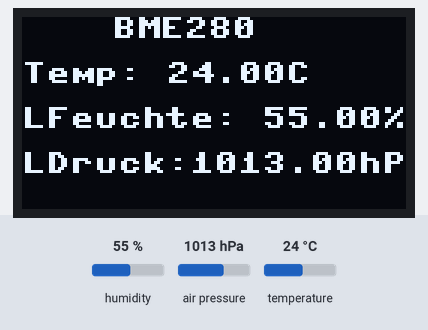
Simulated run of this program. Board: Raspberry Pi Pico running MicroPython. Shown: 128×64 one-colour display. The test bench sets the inputs (shaded band); at power-on: humidity 55 %, air pressure 1013 hPa, temperature 24 °C. Library files of the repository ran but are not shown: ssd1306.py; what the program prints to the serial console is not drawn.

Above: at 0.2 s.

Measured:
- what the display in image 0 shows lasts 30.0 s, from 0.1 s to 30.1 s

The program:

OLED-BME280.py
```python
'''
OLED-BME280.py

Liest den BME280 aus
und gibt ihn in auf dem OLED aus

OLED
https://www.ebay.de/itm/404313020839
0.96" I2C IIC Serial 128X64 OLED LCD White LED Display Module For Arduino
Lmu-Arduino
SDA-> GPOI4
SCL -> GPIO5
GND -> GND
Vcc -> 3,3V

BME280
SDA-> GPOI8
SCL -> GPIO9
GND -> GND
Vcc -> 3,3V

'''

from machine import Pin, SoftI2C
import ssd1306
#import lib_oled96
import BME280
from time import sleep

# Initialisieren der I2C-Verbindungen für OLED und BME280
i2c_oled = SoftI2C(scl=Pin(5), sda=Pin(4))
i2c_bme280 = SoftI2C(scl=Pin(9), sda=Pin(8))

# Einrichten von OLED-Anzeigeparametern
oled_width = 128
oled_height = 64

# Initialisieren des OLED-Displays
oled = ssd1306.SSD1306_I2C(oled_width, oled_height, i2c_oled, addr=0x3c)

while True:
    try:
        # BME280-Sensor initialisieren
        bme = BME280.BME280(i2c=i2c_bme280, addr=0x76)

        # Lösche das OLED-Display
        oled.fill(0)
        oled.show()

        # Lesen von Sensordaten vom BME280
        tempC = bme.temperature
        hum = bme.humidity
        pres = bme.pressure

        # Print Sensor Daten
        print('    ')
        print('          BME280')
        print('Temperatur: ', tempC)
        #print('Temperatur: ', temp_f)
        print('Luftfeuchte ', hum)
        print('Luftdruck: ', pres)


        # Temperatur in Fahrenheit umrechnen
        tempF = (bme.read_temperature() / 100) * (9 / 5) + 32
        tempF = str(round(tempF, 2)) + 'F'

        # Vorbereiten von Nachrichten für die Anzeige auf OLED
        tempC_oled = "Temp: " + tempC
        tempF_oled = "Temp: " + tempF
        hum_oled = "LFeuchte: " + hum
        pres_oled = "LDruck:" + pres

        # Anzeige von Sensordaten auf dem OLED
        oled.text("BME280" , 30, 0)
        oled.text(tempC_oled, 0, 15)
        oled.text(hum_oled, 0, 30)
        oled.text(pres_oled, 0, 45)

        # Aktualisiere das OLED-Display, um die Daten anzuzeigen
        oled.show()

    except Exception as e:
        # Error während des Auslesens des Sensors
        print('An error occurred:', e)

    # Warte 30 Sekunden
    sleep(30)
```
